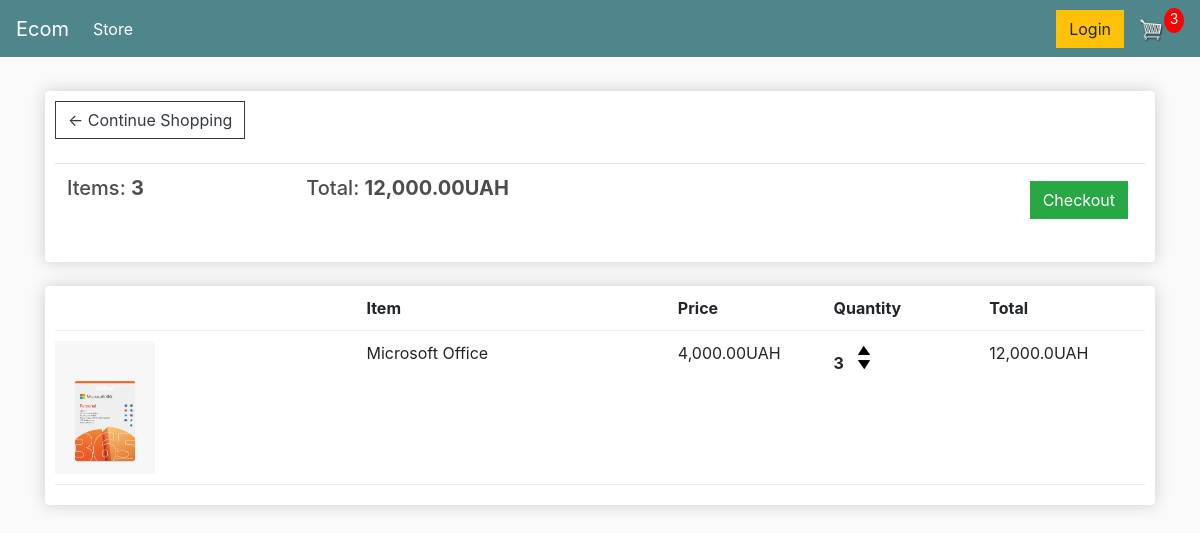
The app's page /cart/ (signed in) with its own data.
### store/models.py (models this page shows, shortened)
class Order(models.Model):
    customer = models.ForeignKey(Customer, on_delete=models.SET_NULL, null=True, blank=True)
    date_ordered = models.DateTimeField(auto_now_add=True)
    complete = models.BooleanField(default=False)
    transaction_id = models.CharField(max_length=100, null=True)
    @property
    def get_cart_total(self):
        orderitems = self.orderitem_set.all()
        total = sum([item.get_total for item in orderitems])
        return total
    @property
    def get_cart_items(self):
        orderitems = self.orderitem_set.all()
        total = sum([item.quantity for item in orderitems])
        return total

class OrderItem(models.Model):
    product = models.ForeignKey(Product, on_delete=models.SET_NULL, null=True)
    order = models.ForeignKey(Order, on_delete=models.SET_NULL, null=True)
    quantity = models.IntegerField(default=0, null=True, blank=True)
    date_added = models.DateTimeField(auto_now_add=True)
    @property
    def get_total(self):
        total = self.product.price * self.quantity
        return total

class Product(models.Model):
    name = models.CharField(max_length=200)
    price = models.FloatField()
    digital = models.BooleanField(default=False, null=True, blank=True)
    image = models.ImageField(null=True, blank=True)
    description = models.TextField(max_length=1000)
    @property
    def imageURL(self):
        try:
            url = self.image.url
        except:
            url = ''
        return url

### store/views.py (the view)
# urls.py: path('cart/', views.cart, name="cart"),
def cart(request):
    data = cartData(request)
    cartItems = data['cartItems']
    order = data['order']
    items = data['items']
    context = {'items': items, 'order': order, 'cartItems': cartItems}
    return render(request, 'store/cart.html', context)

### store/utils.py (called while the page is built)
def cartData(request):
    if request.user.is_authenticated:
        customer = request.user.customer
        order, created = Order.objects.get_or_create(customer=customer, complete=False)
        items = order.orderitem_set.all()
        cartItems = order.get_cart_items
    else:
        cookieData = cookieCart(request)
        cartItems = cookieData['cartItems']
        order = cookieData['order']
        items = cookieData['items']
    return {'cartItems':cartItems, 'order':order, 'items':items}

### store/templates/store/cart.html
{% extends 'store/main.html' %}
{% load static %}
{% load humanize %}
{% block content %}
<div class="row">
    <div class="col-lg-12">
        <div class="box-element">
            <a class="btn btn-outline-dark" href="{% url 'store' %}">&#x2190; Continue Shopping</a>
            <br>
            <br>
            <table class="table">
                <tr>
                    <th><h5>Items: <strong>{{order.get_cart_items}}</strong></h5></th>
                    <th><h5>Total: <strong>{{order.get_cart_total|floatformat:2|intcomma}}UAH</strong></h5></th>
                    <th>
                        <a style="float:right; margin:5px" class="btn btn-success" href="{% url 'checkout' %}">Checkout</a>
                    </th>
                </tr>
            </table>
        </div>
        <br>
        <div class="box-element">
            <div class="cart-row">
                <div style="flex:2"></div>
                <div style="flex:2"><strong>Item</strong></div>
                <div style="flex:1"><strong>Price</strong></div>
                <div style="flex:1"><strong>Quantity</strong></div>
                <div style="flex:1"><strong>Total</strong></div>
            </div>
            {% for item in items %}
            <div class="cart-row">
                <div style="flex:2"><img class="row-image" src="{{item.product.imageURL}}"></div>
                <div style="flex:2">{{item.product.name}}</div>
                <div style="flex:1">{{item.product.price|floatformat:2|intcomma}}UAH</div>
                <div style="flex:1">
                        <p class="quantity">{{item.quantity}}</p>
                        <div class="quantity">
                            <img data-product="{{item.product.id}}" data-action="add" class="chg-quantity update-cart" src="{% static  'images/arrow-up.png' %}">
                            <img data-product="{{item.product.id}}" data-action="remove" class="chg-quantity update-cart" src="{% static  'images/arrow-down.png' %}">
                        </div>
                </div>
                <div style="flex:1">{{item.get_total|intcomma}}UAH</div>
            </div>
            {% endfor %}
        </div>
    </div>
</div>
{% endblock content %}

### static/css/main.css (style rules this page uses)
body { background-color: hsl(0, 0%, 98%); }
h1,h2,h3,h4,h5,h6 { color:hsl(0, 0%, 30%); }
.box-element { box-shadow:hsl(0, 0%, 80%) 0 0 16px; background-color: #fff; border-radius: 4px; padding: 10px; }
.col-lg-4, .col-lg-6, .col-lg-8, .col-lg-12 { margin-top: 10px; }
.btn { border-radius: 0; }
.row-image { width: 100px; }
.cart-row { display: flex; align-items: flex-stretch; padding-bottom: 10px; margin-bottom: 10px; border-bottom: 1px solid #ececec; }
.quantity { display: inline-block; font-weight: 700; padding-right:10px; }
.chg-quantity { width: 12px; cursor: pointer; display: block; margin-top: 5px; transition:.1s; }

### records on screen
Order: get_cart_items "3", get_cart_total "12,000.00"
OrderItem: product.imageURL (picture), product.name "Microsoft Office", product.price "4,000.00", quantity "3", get_total "12,000.0"

### other values on screen
{{ cartItems }} "3"
